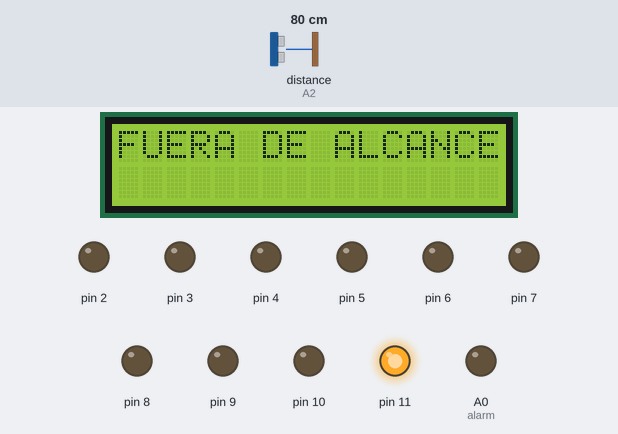
Recording of a sketch running on a simulated Arduino Uno, built with avr-gcc and run on an emulated ATmega328P. Parts: 16×2 character LCD, output pins drawn as LEDs (lit = HIGH). Wiring (inferred from the names in the program): ultrasonic range finder: trigger A1; echo A2. The inputs (shaded band) are chosen by the test bench; at power-on: distance to the obstacle (sensor on A2) 80 cm. The echo pulse lasts 58.3 µs per cm; pins used as bus, display or sensor lines are not drawn; what the sketch prints to the serial monitor is not drawn.

Above: at 1.2 s.
1.3 s: distance to the obstacle (sensor on A2) set to 49 cm
2.8 s: distance to the obstacle (sensor on A2) set to 40 cm
At 3.8 s:
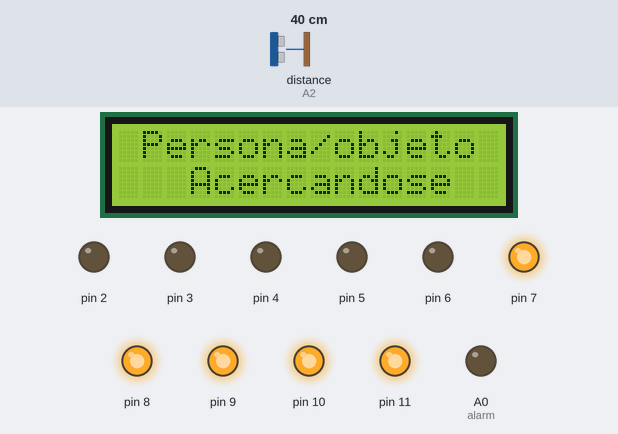
4.4 s: distance to the obstacle (sensor on A2) set to 34 cm
5.9 s: distance to the obstacle (sensor on A2) set to 28 cm
At 7.4 s:
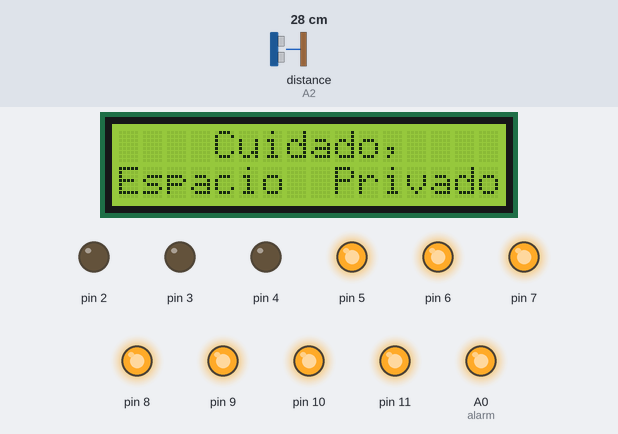
At 11.01 s:
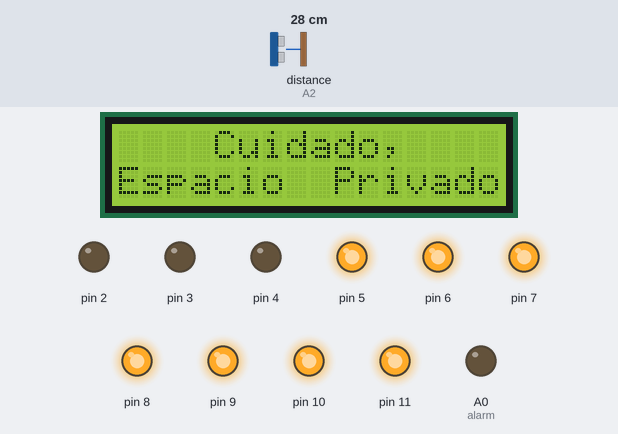
Timing chart, 0 to 17.5 s (numbered marks = the images above; inputs shaded):
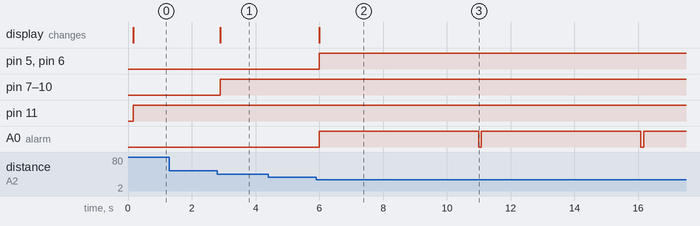

The sketch:

Proximidad.ino
```cpp
/*
Centro Educativo Tecnico Kinal
Electronica
Grado: Quinto
Curso: Taller de Electronica Digital
Alumno: Josué David Padilla Morataya
Seccion: A
Carne: 2022074
*/
#include <Wire.h>
#include <LiquidCrystal_I2C.h>
#define direccion_lcd 0x27
#define filas 2
#define columnas 16
#define trigger A1
#define echo A2
#define alarm A0
int dis;
int i;
long tim;
LiquidCrystal_I2C LCD_Padilla(direccion_lcd, columnas, filas);
void setup()
{
Serial.begin(9600);
for(i=2; i<12;i++){
pinMode(i, OUTPUT);
}
pinMode(alarm ,OUTPUT);
pinMode(trigger, OUTPUT);
pinMode(echo, INPUT);
LCD_Padilla.init();
LCD_Padilla.backlight();
}
void loop()
{
Serial.println(dis);
medicion();
alerta();
}
int medicion(){
digitalWrite(trigger, HIGH);
delayMicroseconds(10);
digitalWrite(trigger, LOW);
tim = pulseIn(echo, HIGH);
dis = tim/59;
delay(50);
return dis;
}
void alerta(){
if( dis > 45){
LCD_Padilla.setCursor(0,0);
LCD_Padilla.print("FUERA DE ALCANCE");
LCD_Padilla.setCursor(0,1);
LCD_Padilla.print("                       ");
digitalWrite(2, LOW);
digitalWrite(3, LOW);
digitalWrite(4, LOW);
digitalWrite(5, LOW);
digitalWrite(6, LOW);
digitalWrite(7, LOW);
digitalWrite(8, LOW);
digitalWrite(9, LOW);
digitalWrite(10, LOW);
digitalWrite(11, HIGH);
digitalWrite(alarm, LOW);
}
if( dis < 45 && dis > 30){
LCD_Padilla.setCursor(0,0);
LCD_Padilla.print(" Persona/objeto ");
LCD_Padilla.setCursor(0,1);
LCD_Padilla.print("   Acercandose  ");
digitalWrite(2, LOW);
digitalWrite(3, LOW);
digitalWrite(4, LOW);
digitalWrite(5, LOW);
digitalWrite(6, LOW);
digitalWrite(7, HIGH);
digitalWrite(8, HIGH);
digitalWrite(9, HIGH);
digitalWrite(10, HIGH);
digitalWrite(11, HIGH);
digitalWrite(alarm, LOW);
}
if( dis < 30 && dis > 15){
LCD_Padilla.setCursor(0,0);
LCD_Padilla.print("    Cuidado,     ");
LCD_Padilla.setCursor(0,1);
LCD_Padilla.print("Espacio  Privado");
digitalWrite(2, LOW);
digitalWrite(3, LOW);
digitalWrite(4, LOW);
digitalWrite(5, HIGH);
digitalWrite(6, HIGH);
digitalWrite(7, HIGH);
digitalWrite(8, HIGH);
digitalWrite(9, HIGH);
digitalWrite(10, HIGH);
digitalWrite(11, HIGH);
digitalWrite(alarm, HIGH);
delay(5000);
digitalWrite(alarm, LOW);
}
if( dis < 15 && dis > 0){
LCD_Padilla.setCursor(0,0);
LCD_Padilla.print("   Invadiendo   ");
LCD_Padilla.setCursor(0,1);
LCD_Padilla.print("Espacio  Privado");
digitalWrite(2, HIGH);
digitalWrite(3, HIGH);
digitalWrite(4, HIGH);
digitalWrite(5, HIGH);
digitalWrite(6, HIGH);
digitalWrite(7, HIGH);
digitalWrite(8, HIGH);
digitalWrite(9, HIGH);
digitalWrite(10, HIGH);
digitalWrite(11, HIGH);
digitalWrite(alarm, HIGH);
delay(10000);
digitalWrite(alarm, LOW);
}
else {
digitalWrite(alarm, LOW);
}
}
```

Measured:
- the behaviour switches between 46 and 45 cm on distance to the obstacle (sensor on A2) (found by bisection; images 0 and 1)
- the behaviour switches between 31 and 30 cm on distance to the obstacle (sensor on A2) (found by bisection; images 1 and 2)
- after the input at 1.3 s, every drawn part: stays the same
- after the input at 2.8 s, pin 7–10: LOW → HIGH after 0.10 s; the display: changes after 0.10 s (image 1)
- after the input at 4.4 s, every drawn part: stays the same
- after the input at 5.9 s, pin 5, pin 6: LOW → HIGH after 0.10 s; A0 (alarm): alternates HIGH for 5.0 s and LOW for 0.08 s, starting after 0.10 s; the display: changes after 0.10 s (image 2)
